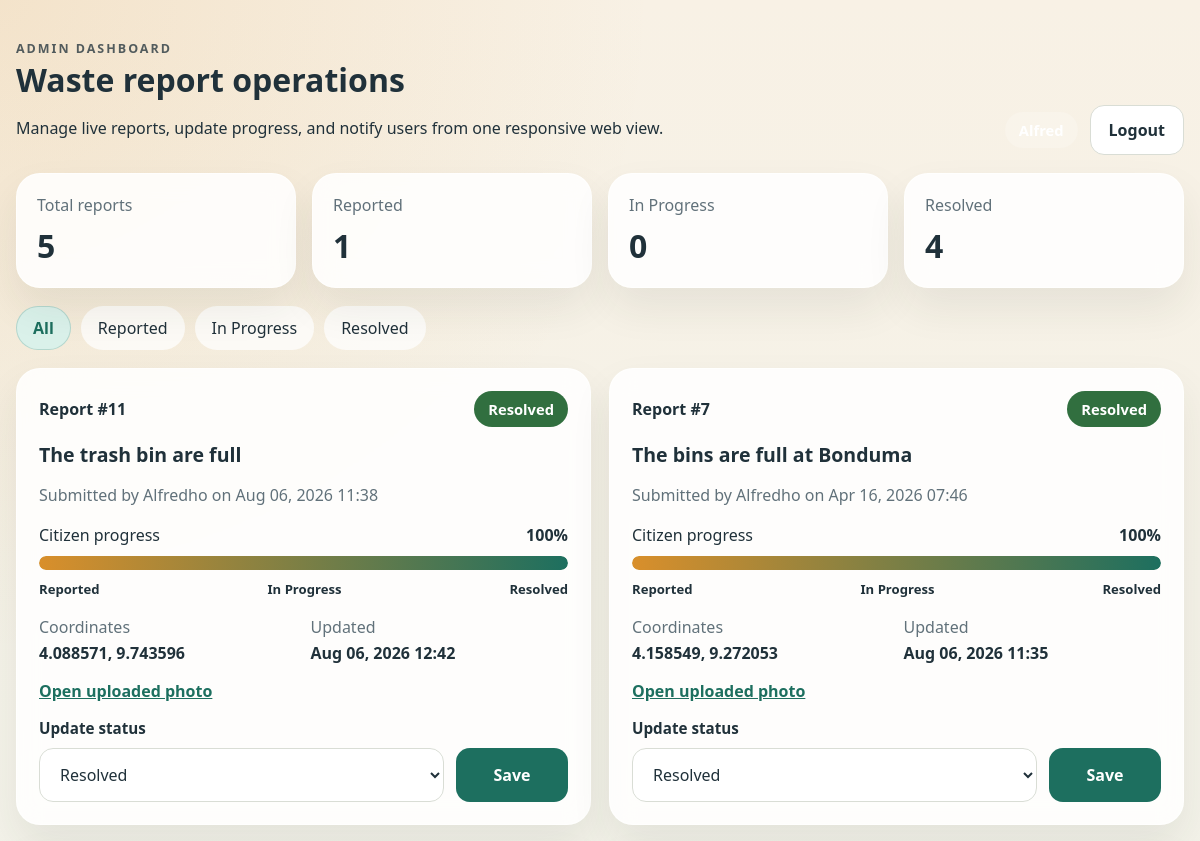
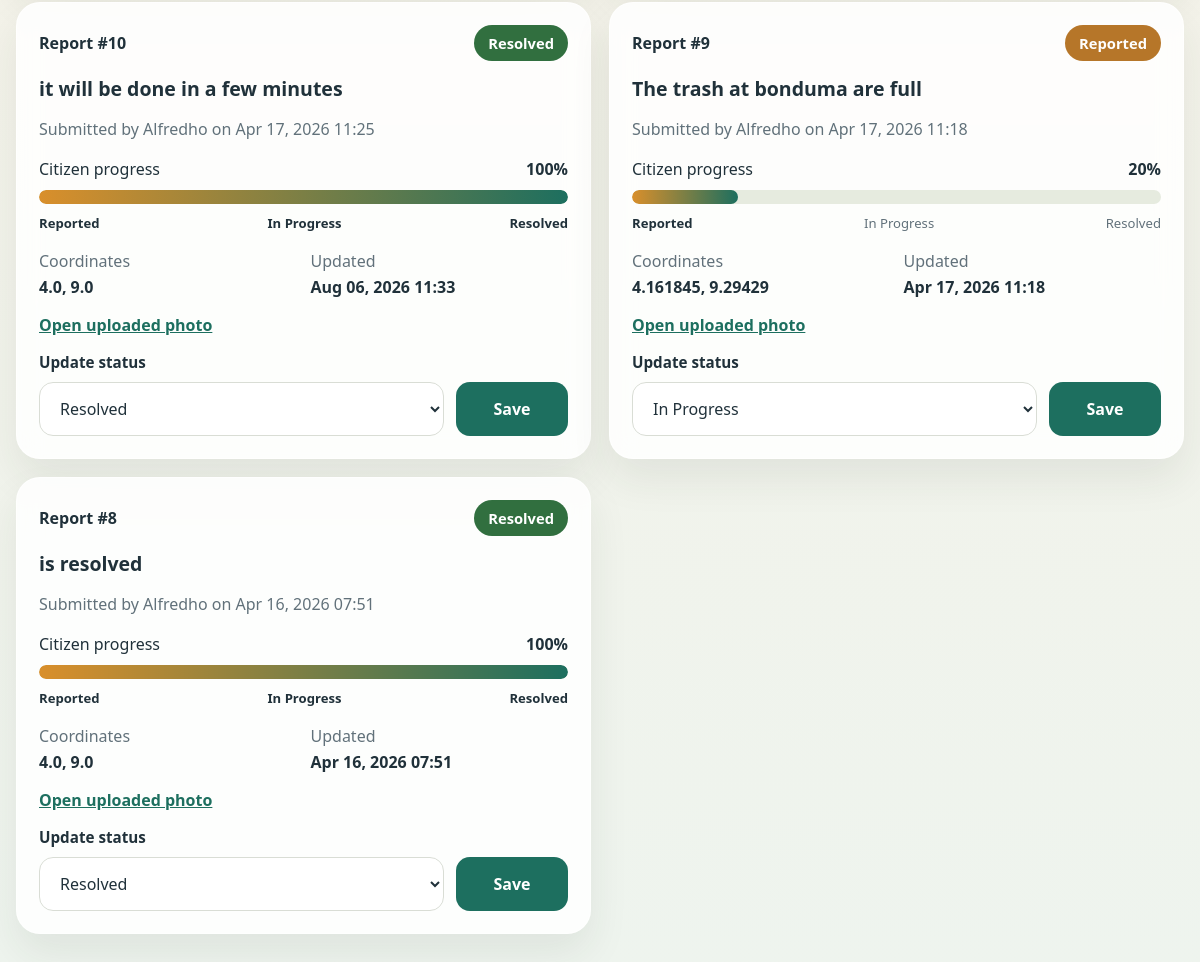
/dashboard/ (signed in), run on the app's committed database (2 pictures, top to bottom).
### apps/reports/models.py (models this page shows, shortened)
class WasteReport(models.Model):
    class Status(models.TextChoices):
        REPORTED = "reported", "Reported"
        IN_PROGRESS = "in_progress", "In Progress"
        RESOLVED = "resolved", "Resolved"
    user = models.ForeignKey(settings.AUTH_USER_MODEL, on_delete=models.CASCADE, related_name="waste_reports")
    description = models.TextField()
    photo = models.ImageField(upload_to="reports/")
    latitude = models.FloatField()
    longitude = models.FloatField()
    status = models.CharField(max_length=20, choices=Status.choices, default=Status.REPORTED)
    created_at = models.DateTimeField(auto_now_add=True)
    updated_at = models.DateTimeField(auto_now=True)
    @property
    def progress_percent(self) -> int:
        if self.status == self.Status.RESOLVED:
            return 100
        if self.status == self.Status.IN_PROGRESS:
            return 60
        return 20
    @property
    def progress_step(self) -> int:
        if self.status == self.Status.RESOLVED:
            return 3
        if self.status == self.Status.IN_PROGRESS:
            return 2
        return 1

### apps/users/models.py (models this page shows, shortened)
class User(AbstractUser):
    class Role(models.TextChoices):
        CITIZEN = 'citizen', 'Citizen'
        ADMIN = 'admin', 'Admin'
    role = models.CharField(max_length=20, choices=Role.choices, default=Role.CITIZEN)
    phone_number = models.CharField(max_length=20, blank=True)
    profile_photo = models.ImageField(upload_to='profiles/', blank=True, null=True)

### apps/reports/views.py (the view)
# urls.py: path('', AdminDashboardView.as_view(), name='reports-dashboard-home'),
class AdminDashboardView(AdminOnlyMixin, TemplateView):
    template_name = 'reports/dashboard_home.html'
    def get_context_data(self, **kwargs):
        context = super().get_context_data(**kwargs)
        status_filter = self.request.GET.get('status', '').strip()
        queryset = WasteReport.objects.select_related('user').order_by('-updated_at')
        if status_filter in {
            WasteReport.Status.REPORTED,
            WasteReport.Status.IN_PROGRESS,
            WasteReport.Status.RESOLVED,
        }:
            queryset = queryset.filter(status=status_filter)
        summary_rows = WasteReport.objects.values('status').annotate(total=Count('id'))
        summary = {
            WasteReport.Status.REPORTED: 0,
            WasteReport.Status.IN_PROGRESS: 0,
            WasteReport.Status.RESOLVED: 0,
        }
        for row in summary_rows:
            summary[row['status']] = row['total']
        context.update(
            {
                'reports': queryset,
                'selected_status': status_filter,
                'summary': summary,
                'status_choices': WasteReport.Status.choices,
                'total_reports': sum(summary.values()),
            }
        )
        return context

### apps/reports/views.py (called while the page is built)
    def dispatch(self, request, *args, **kwargs):
        if not request.user.is_authenticated:
            return redirect('reports-dashboard-login')
        if not (request.user.is_staff or request.user.role == 'admin'):
            raise DjangoPermissionDenied('Only admin users can access the dashboard.')
        return super().dispatch(request, *args, **kwargs)

### apps/reports/templates/reports/dashboard_home.html (shortened to what this page needs)
{% load static %}
<!DOCTYPE html>
<html lang="en">
<head>
  <link rel="stylesheet" href="{% static 'reports/admin_dashboard.css' %}">
</head>
<body class="dashboard-body">
  <header class="dashboard-header">
    <div>
      <span class="eyebrow">Admin Dashboard</span>
      <h1>Waste report operations</h1>
      <p>Manage live reports, update progress, and notify users from one responsive web view.</p>
    </div>
    <div class="header-actions">
      <span class="admin-pill">{{ request.user.username }}</span>
      <form method="post" action="{% url 'reports-dashboard-logout' %}" class="logout-form">
        <button type="submit" class="secondary-button">Logout</button>
      </form>
    </div>
  </header>
  <main class="dashboard-main">
    <section class="summary-grid">
      <article class="summary-card">
        <span>Total reports</span>
        <strong>{{ total_reports }}</strong>
      </article>
      <article class="summary-card">
        <span>Reported</span>
        <strong>{{ summary.reported }}</strong>
      </article>
      <article class="summary-card">
        <span>In Progress</span>
        <strong>{{ summary.in_progress }}</strong>
      </article>
      <article class="summary-card">
        <span>Resolved</span>
        <strong>{{ summary.resolved }}</strong>
      </article>
    </section>
    <section class="filter-bar">
      <a class="{% if not selected_status %}active{% endif %}" href="{% url 'reports-dashboard-home' %}">All</a>
      {% for status_value, status_label in status_choices %}
        <a class="{% if selected_status == status_value %}active{% endif %}" href="{% url 'reports-dashboard-home' %}?status={{ status_value }}">{{ status_label }}</a>
      {% endfor %}
    </section>
    <section class="reports-grid">
      {% for report in reports %}
        <article class="report-card">
          <div class="report-meta">
            <span class="report-id">Report #{{ report.id }}</span>
            <span class="status-badge status-{{ report.status }}">{{ report.get_status_display }}</span>
          </div>
          <h2>{{ report.description }}</h2>
          <p class="muted">Submitted by {{ report.user.username }} on {{ report.created_at|date:"M d, Y H:i" }}</p>
          <div class="progress-block">
            <div class="progress-topline">
              <span>Citizen progress</span>
              <strong>{{ report.progress_percent }}%</strong>
            </div>
            <div class="progress-track">
               <div class="progress-fill status-{{ report.status }}" style="--progress-width: {{ report.progress_percent }}%;"></div>
            </div>
            <div class="progress-steps">
              <span class="{% if report.progress_step >= 1 %}done{% endif %}">Reported</span>
              <span class="{% if report.progress_step >= 2 %}done{% endif %}">In Progress</span>
              <span class="{% if report.progress_step >= 3 %}done{% endif %}">Resolved</span>
            </div>
          </div>
          <dl class="report-details">
            <div><dt>Coordinates</dt><dd>{{ report.latitude }}, {{ report.longitude }}</dd></div>
            <div><dt>Updated</dt><dd>{{ report.updated_at|date:"M d, Y H:i" }}</dd></div>
          </dl>
          {% if report.photo %}
            <a class="report-photo-link" href="{{ report.photo.url }}" target="_blank" rel="noreferrer">Open uploaded photo</a>
          {% endif %}
          <form method="post" action="{% url 'reports-dashboard-status' report.id %}" class="status-form">
            <label for="status-{{ report.id }}">Update status</label>
            <div class="status-form-row">
              <select id="status-{{ report.id }}" name="status">
                <option value="in_progress" {% if report.status == 'in_progress' %}selected{% endif %}>In Progress</option>
                <option value="resolved" {% if report.status == 'resolved' %}selected{% endif %}>Resolved</option>
              </select>
              <button type="submit" class="primary-button">Save</button>
            </div>
          </form>
        </article>
      {% empty %}
        <article class="empty-state">
          <h2>No reports found</h2>
          <p>Try another filter or wait for new citizen submissions.</p>
        </article>
      {% endfor %}
    </section>
  </main>
</body>
</html>

### apps/reports/static/reports/admin_dashboard.css (style rules this page uses)
:root { --bg: #f5efe4; --surface: #fffaf2; --surface-strong: #ffffff; --ink: #20313a; --muted: #61717a; --primary: #1d6f5f; --primary-soft: #daf1ea; --accent: #d98f2b; --danger: #b34b3c; --line: #d9ddd5; --shadow: 0 20px 40px rgba(35, 50, 44, 0.08); }
* { box-sizing: border-box; }
body.dashboard-body { margin: 0; min-height: 100vh; font-family: "Segoe UI", Tahoma, Geneva, Verdana, sans-serif; color: var(--ink); background: radial-gradient(circle at top left, rgba(217, 143, 43, 0.14), transparent 30%), linear-gradient(180deg, #f8f1e5 0%, #eef4ee 100%); }
.auth-badges span, .admin-pill, .status-badge { display: inline-flex; align-items: center; border-radius: 999px; padding: 8px 14px; font-size: 0.92rem; font-weight: 600; }
.auth-badges span, .admin-pill { background: rgba(255, 255, 255, 0.18); color: white; }
.auth-panel-form h2, .dashboard-header h1 { margin: 0 0 8px; }
.eyebrow { text-transform: uppercase; letter-spacing: 0.16em; font-size: 0.78rem; font-weight: 700; opacity: 0.76; }
.muted { color: var(--muted); }
.auth-form, .status-form { display: grid; gap: 10px; }
label { font-weight: 600; font-size: 0.95rem; }
input, select { width: 100%; border: 1px solid var(--line); border-radius: 14px; padding: 14px 16px; font: inherit; background: #fff; color: var(--ink); }
.primary-button, .secondary-button { display: inline-flex; align-items: center; justify-content: center; border-radius: 14px; padding: 13px 18px; font: inherit; font-weight: 700; text-decoration: none; border: none; cursor: pointer; }
.primary-button { background: var(--primary); color: white; }
.secondary-button { background: white; color: var(--ink); border: 1px solid var(--line); }
.dashboard-header, .dashboard-main { width: min(1240px, calc(100% - 32px)); margin-inline: auto; }
.dashboard-header { display: flex; justify-content: space-between; gap: 24px; align-items: end; padding: 36px 0 18px; }
.header-actions { display: flex; gap: 12px; align-items: center; }
.logout-form { margin: 0; }
.dashboard-main { padding-bottom: 40px; }
.summary-grid { display: grid; grid-template-columns: repeat(4, minmax(0, 1fr)); gap: 16px; margin-bottom: 18px; }
.summary-card, .report-card, .empty-state { background: rgba(255, 255, 255, 0.86); backdrop-filter: blur(12px); border: 1px solid rgba(255, 255, 255, 0.6); box-shadow: var(--shadow); border-radius: 24px; }
.summary-card { padding: 20px; }
.summary-card span { display: block; color: var(--muted); margin-bottom: 8px; }
.summary-card strong { font-size: 2rem; }
.filter-bar { display: flex; flex-wrap: wrap; gap: 10px; margin-bottom: 18px; }
.filter-bar a { text-decoration: none; color: var(--ink); padding: 10px 16px; border-radius: 999px; background: rgba(255, 255, 255, 0.74); border: 1px solid transparent; }
.filter-bar a.active { background: var(--primary-soft); border-color: rgba(29, 111, 95, 0.2); color: var(--primary); font-weight: 700; }
.reports-grid { display: grid; grid-template-columns: repeat(2, minmax(0, 1fr)); gap: 18px; }
.report-card, .empty-state { padding: 22px; }
.report-card h2 { margin: 14px 0 8px; font-size: 1.22rem; }
.report-meta, .progress-topline, .status-form-row { display: flex; justify-content: space-between; align-items: center; gap: 12px; }
.report-id { font-weight: 700; }
.status-badge { color: white; }
.status-reported { background: #b67629; }
.status-resolved { background: #316f3f; }
.progress-block { margin: 18px 0; }
.progress-track { margin-top: 10px; height: 14px; border-radius: 999px; background: #e6ebdf; overflow: hidden; }
.progress-fill { height: 100%; border-radius: inherit; background: linear-gradient(90deg, #d98f2b 0%, #1d6f5f 100%); width: var(--progress-width); }
.progress-steps { margin-top: 10px; display: flex; justify-content: space-between; gap: 8px; font-size: 0.82rem; color: var(--muted); }
.progress-steps .done { color: var(--ink); font-weight: 700; }
.report-details { display: grid; grid-template-columns: repeat(2, minmax(0, 1fr)); gap: 14px; margin: 0 0 16px; }
.report-details dt { color: var(--muted); margin-bottom: 4px; }
.report-details dd { margin: 0; font-weight: 600; }
.report-photo-link { display: inline-block; margin-bottom: 16px; color: var(--primary); font-weight: 700; }
.status-form-row { align-items: stretch; }
.status-form-row .primary-button { min-width: 112px; }

### data on the page
WasteReport: id "11", status "Resolved", description "The trash bin are full", user.username "Alfredho", created_at "Aug 06, 2026 11:38", progress_percent "100", latitude "4.088571", longitude "9.743596", updated_at "Aug 06, 2026 12:42"
WasteReport: id "7", status "Resolved", description "The bins are full at Bonduma", user.username "Alfredho", created_at "Apr 16, 2026 07:46", progress_percent "100", latitude "4.158549", longitude "9.272053", updated_at "Aug 06, 2026 11:35"
WasteReport: id "10", status "Resolved", description "it will be done in a few minutes", user.username "Alfredho", created_at "Apr 17, 2026 11:25", progress_percent "100", latitude "4.0", longitude "9.0", updated_at "Aug 06, 2026 11:33"
WasteReport: id "9", status "Reported", description "The trash at bonduma are full", user.username "Alfredho", created_at "Apr 17, 2026 11:18", progress_percent "20", latitude "4.161845", longitude "9.29429", updated_at "Apr 17, 2026 11:18", status "In Progress"
WasteReport: id "8", status "Resolved", description "is resolved", user.username "Alfredho", created_at "Apr 16, 2026 07:51", progress_percent "100", latitude "4.0", longitude "9.0", updated_at "Apr 16, 2026 07:51"

### other printed values
{{ total_reports }} "5"
{{ summary.reported }} "1"
{{ summary.in_progress }} "0"
{{ summary.resolved }} "4"
{{ status_label }} "Reported" "In Progress" "Resolved"
